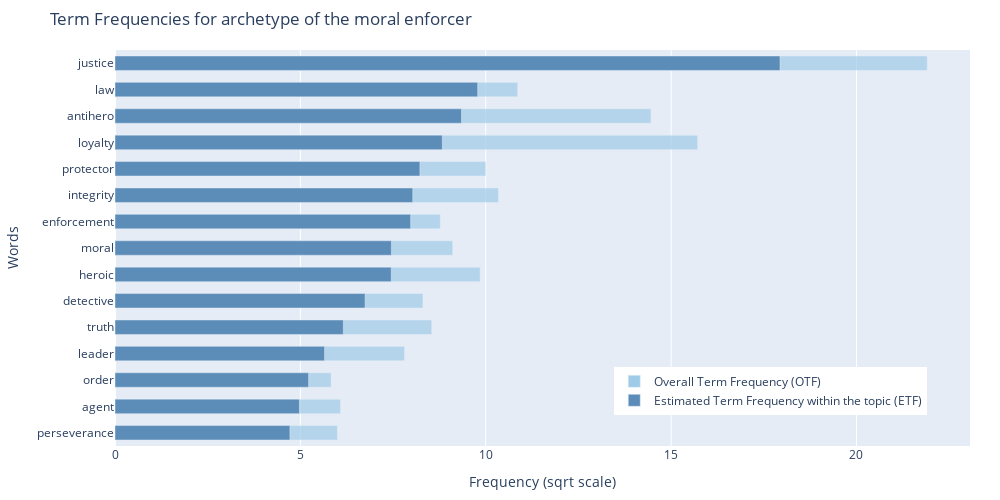
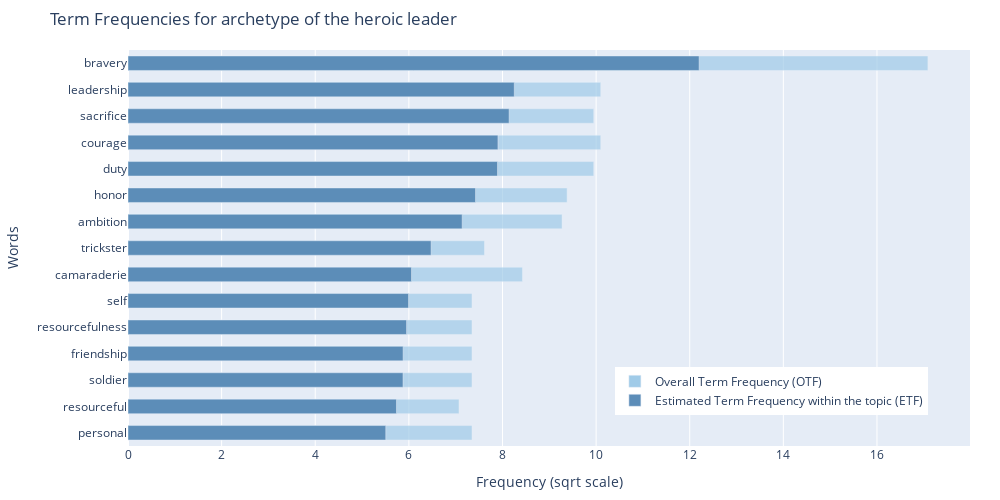
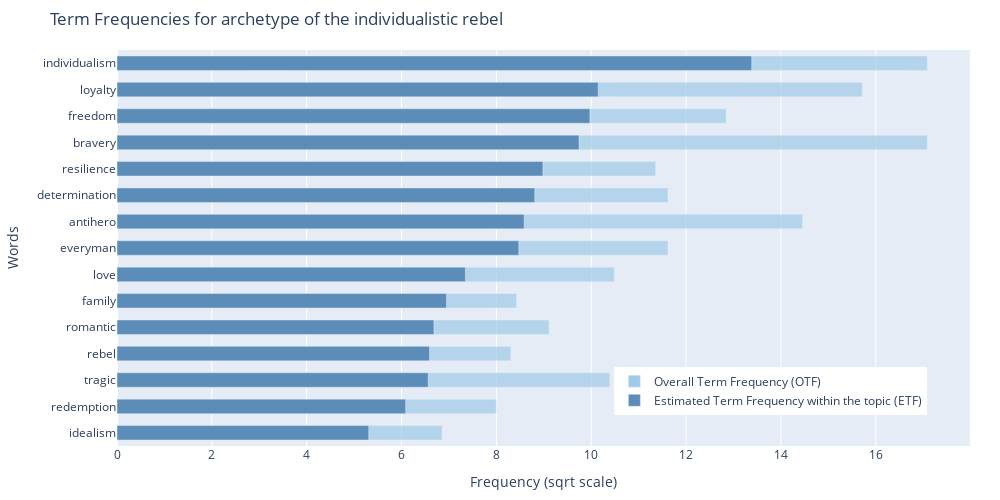

The notebook cell these images were saved under, in order:
### Code cell
lda_model, corpus, dictionary = western_char_topic
overall_term_freq = compute_overall_term_freq(corpus, dictionary)
est_term_freq_by_topic = compute_estimated_term_freq(lda_model, corpus, dictionary, 15)
plot_term_frequencies(est_term_freq_by_topic, overall_term_freq, [COLOR_SCALE[5], COLOR_SCALE[4]], WEST_ARCHETYPES_MAP)

### Figure 1 — Plotly figure (JSON) as saved in the notebook; plotly's stock layout.template omitted (floating-point values rounded to 4 significant figures)
{"data": [{"hovertemplate": "Word: <b>%{y}</b><br>sqrt(OTF) = <b>%{x}</b><extra></extra>", "marker": {"color": "#A0CBE8", "opacity": 0.7}, "name": "Overall Term Frequency (OTF)", "orientation": "h", "type": "bar", "width": 0.55, "x": [6, 6.083, 5.831, 7.81, 8.544, 8.307, 9.849, 9.11, 8.775, 10.34, 10, 15.72, 14.46, 10.86, 21.91], "y": ["perseverance", "agent", "order", "leader", "truth", "detective", "heroic", "moral", "enforcement", "integrity", "protector", "loyalty", "antihero", "law", "justice"]}, {"hovertemplate": "Word: <b>%{y}</b><br>sqrt(ETF) = <b>%{x}</b><extra></extra>", "marker": {"color": "#5C8DB8"}, "name": "Estimated Term Frequency within the topic (ETF)", "orientation": "h", "type": "bar", "width": 0.55, "x": [4.719, 4.974, 5.222, 5.653, 6.159, 6.746, 7.452, 7.456, 7.975, 8.032, 8.224, 8.829, 9.346, 9.784, 17.94], "y": ["perseverance", "agent", "order", "leader", "truth", "detective", "heroic", "moral", "enforcement", "integrity", "protector", "loyalty", "antihero", "law", "justice"]}], "layout": {"barmode": "overlay", "height": 500, "legend": {"x": 0.95, "xanchor": "right", "y": 0.2, "yanchor": "top"}, "margin": {"b": 50, "l": 30, "r": 30, "t": 50}, "title": {"text": "Term Frequencies for archetype of the moral enforcer"}, "width": 1000, "xaxis": {"title": {"text": "Frequency (sqrt scale)"}}, "yaxis": {"title": {"text": "Words"}}}}

### Figure 2 — Plotly figure (JSON) as saved in the notebook; plotly's stock layout.template omitted (floating-point values rounded to 4 significant figures)
{"data": [{"hovertemplate": "Word: <b>%{y}</b><br>sqrt(OTF) = <b>%{x}</b><extra></extra>", "marker": {"color": "#A0CBE8", "opacity": 0.7}, "name": "Overall Term Frequency (OTF)", "orientation": "h", "type": "bar", "width": 0.55, "x": [7.348, 7.071, 7.348, 7.348, 7.348, 7.348, 8.426, 7.616, 9.274, 9.381, 9.95, 10.1, 9.95, 10.1, 17.09], "y": ["personal", "resourceful", "soldier", "friendship", "resourcefulness", "self", "camaraderie", "trickster", "ambition", "honor", "duty", "courage", "sacrifice", "leadership", "bravery"]}, {"hovertemplate": "Word: <b>%{y}</b><br>sqrt(ETF) = <b>%{x}</b><extra></extra>", "marker": {"color": "#5C8DB8"}, "name": "Estimated Term Frequency within the topic (ETF)", "orientation": "h", "type": "bar", "width": 0.55, "x": [5.507, 5.735, 5.875, 5.877, 5.951, 5.993, 6.057, 6.475, 7.139, 7.425, 7.894, 7.903, 8.142, 8.252, 12.2], "y": ["personal", "resourceful", "soldier", "friendship", "resourcefulness", "self", "camaraderie", "trickster", "ambition", "honor", "duty", "courage", "sacrifice", "leadership", "bravery"]}], "layout": {"barmode": "overlay", "height": 500, "legend": {"x": 0.95, "xanchor": "right", "y": 0.2, "yanchor": "top"}, "margin": {"b": 50, "l": 30, "r": 30, "t": 50}, "title": {"text": "Term Frequencies for archetype of the heroic leader"}, "width": 1000, "xaxis": {"title": {"text": "Frequency (sqrt scale)"}}, "yaxis": {"title": {"text": "Words"}}}}

### Figure 3 — Plotly figure (JSON) as saved in the notebook; plotly's stock layout.template omitted (floating-point values rounded to 4 significant figures)
{"data": [{"hovertemplate": "Word: <b>%{y}</b><br>sqrt(OTF) = <b>%{x}</b><extra></extra>", "marker": {"color": "#A0CBE8", "opacity": 0.7}, "name": "Overall Term Frequency (OTF)", "orientation": "h", "type": "bar", "width": 0.55, "x": [6.856, 8, 10.39, 8.307, 9.11, 8.426, 10.49, 11.62, 14.46, 11.62, 11.36, 17.09, 12.85, 15.72, 17.09], "y": ["idealism", "redemption", "tragic", "rebel", "romantic", "family", "love", "everyman", "antihero", "determination", "resilience", "bravery", "freedom", "loyalty", "individualism"]}, {"hovertemplate": "Word: <b>%{y}</b><br>sqrt(ETF) = <b>%{x}</b><extra></extra>", "marker": {"color": "#5C8DB8"}, "name": "Estimated Term Frequency within the topic (ETF)", "orientation": "h", "type": "bar", "width": 0.55, "x": [5.309, 6.088, 6.563, 6.591, 6.683, 6.948, 7.347, 8.473, 8.586, 8.809, 8.982, 9.743, 9.972, 10.15, 13.38], "y": ["idealism", "redemption", "tragic", "rebel", "romantic", "family", "love", "everyman", "antihero", "determination", "resilience", "bravery", "freedom", "loyalty", "individualism"]}], "layout": {"barmode": "overlay", "height": 500, "legend": {"x": 0.95, "xanchor": "right", "y": 0.2, "yanchor": "top"}, "margin": {"b": 50, "l": 30, "r": 30, "t": 50}, "title": {"text": "Term Frequencies for archetype of the individualistic rebel"}, "width": 1000, "xaxis": {"title": {"text": "Frequency (sqrt scale)"}}, "yaxis": {"title": {"text": "Words"}}}}
